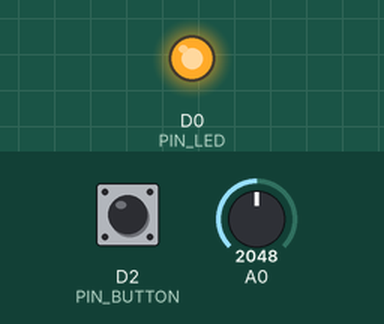
Recording of a sketch running on a simulated Particle Photon. Shown: output pins drawn as LEDs (lit = HIGH). The test bench sets the inputs (shaded band); at power-on: D2 (PIN_BUTTON) HIGH, A0 = 2048. EEPROM starts erased; pins used as bus, display or sensor lines are not drawn.

Above: at 1.9 s.
2.0 s: D2 (PIN_BUTTON) pulled LOW for 1.2 s
At 4.4 s:
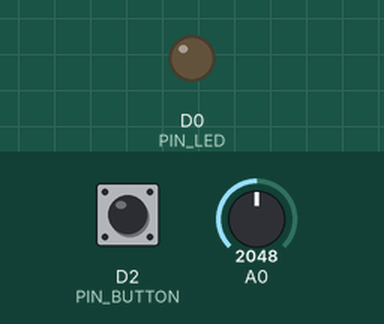
6.6 s: D2 (PIN_BUTTON) pulled LOW for 3.2 s
At 11.0 s:
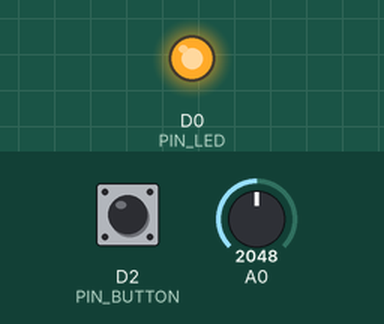
11.3 s: A0 set to 2284
13.4 s: A0 set to 2361
At 15.2 s:
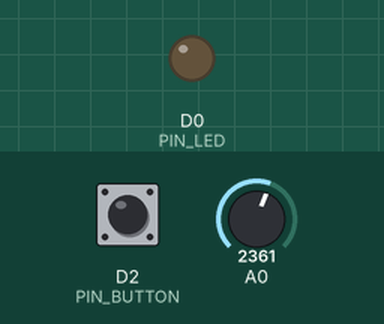
Timing chart, 0 to 16.7 s (numbered marks = the images above; inputs shaded):
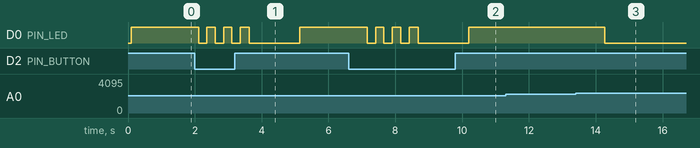

The sketch:

main.ino
```cpp
////////////////////////////////////////////////////////////////////////////////
// Pin Constants
////////////////////////////////////////////////////////////////////////////////
//
// The LED pin
const int PIN_LED = D0;
// The button pin
const int PIN_BUTTON = D2;
// The pin for moisture sensor power
const int PIN_MOISTURE_SENSOR_POWER = D3;


////////////////////////////////////////////////////////////////////////////////
// String constants
////////////////////////////////////////////////////////////////////////////////
//
const char *NAME_MOISTURE_SENSOR_VALUE = "moisture";
const char *NAME_MOISTURE_THRESHOLD = "moisture_threshold";
const char *NAME_MOISTURE_STATE = "state";
const char *VALUE_MOISTURE_DRY = "DRY";
const char *VALUE_MOISTURE_WET = "WET";
const char *WEBHOOK_FIREBASE_POST = "firebase-post-data";


////////////////////////////////////////////////////////////////////////////////
// Misc constants
////////////////////////////////////////////////////////////////////////////////
//
// The version indicator
const int VERSION = 315;
// The default moisture threshold
const int DEFAULT_MOISTURE_THRESHOLD = 1500;
// The address of the settings in EEPROM
const int ADDRESS_SETTINGS = 10;
// The allowance for the sensor readings
const int SENSOR_ALLOWANCE = 6; // 6%


////////////////////////////////////////////////////////////////////////////////
// Moisture state values
////////////////////////////////////////////////////////////////////////////////
//
// TODO: Use an enum for the moisture state
const int STATE_MOISTURE_DRY = 0;
const int STATE_MOISTURE_WET = 1;


////////////////////////////////////////////////////////////////////////////////
// Structures
////////////////////////////////////////////////////////////////////////////////
//
// A structure to hold settings
struct Settings {
    int version;
    int moistureThreshold;
};


////////////////////////////////////////////////////////////////////////////////
// Global variables
////////////////////////////////////////////////////////////////////////////////
//
// Get the initial state
int state = -1; // Initial state (unset)
// The moisture sensor value
int moistureSensorValue;
// The settings
Settings settings;


////////////////////////////////////////////////////////////////////////////////
// Public API
////////////////////////////////////////////////////////////////////////////////
/**
 * The setup loop. Configures the pins, gets settings and performs a reset if
 * requested. Also binds globals (moisture, threshold and state) for publish.
 *
 */
void setup() {
    // Setup the LED pin
    pinMode(PIN_LED, OUTPUT);
    digitalWrite(PIN_LED, LOW);

    // Setup the sensor power pin
    pinMode(PIN_MOISTURE_SENSOR_POWER, OUTPUT);
    digitalWrite(PIN_MOISTURE_SENSOR_POWER, LOW);

    // Setup the button pin
    pinMode(PIN_BUTTON, INPUT_PULLUP);


    // If the button is pressed during setup, reset the settings
    if (LOW == digitalRead(PIN_BUTTON)) {
        handleClearSettings();
    }


    // Get the settings from storage
    unpersistSettings();
    // Publish the threshold (for logging purposes)
    publishThreshold();


    // Bind variables for publishing
    //
    // Configure the moisture sensor variable to be published
    Particle.variable(NAME_MOISTURE_SENSOR_VALUE, &moistureSensorValue, INT);
    // Configure the moisture threshold variable to be published
    Particle.variable(NAME_MOISTURE_THRESHOLD, &settings.moistureThreshold, INT);
    // Configure the state variable to be published
    Particle.variable(NAME_MOISTURE_STATE, &state, INT);
}

/**
 * The main loop. Reads the moisture level, takes action on the level and
 * handles calibration requests.
 *
 */
void loop() {
    // Read the moisture value
    readMoistureValue();

    // Process the moisture value
    handleMoistureReading();


    // Set the LED status
    if (STATE_MOISTURE_DRY == state) {
        digitalWrite(PIN_LED, HIGH);
    } else {
        digitalWrite(PIN_LED, LOW);
    }


    // If the calibrate button is pressed, then recalibrate the moisture threshold
    if(LOW == digitalRead(PIN_BUTTON)) {
        // Remember to debounce (if not debounced at the end of the loop)
        handleSetMoistureThreshold();
    }

    // Sleep for one second
    //
    // This debounces the calibration button press and also is used to
    // give the moisture sensor a break
    delay(1000);
}


////////////////////////////////////////////////////////////////////////////////
// Private API / Helper functions
////////////////////////////////////////////////////////////////////////////////
//
/**
 * Blinks the LED.
 *
 * @param number the number of times to blink
 * @param interval the number of milliseconds to pause after each blink
 */
void blinkLED(int number, int interval) {
    for (int i=0; i<number; i++) {
        digitalWrite(PIN_LED, LOW);
        delay(interval);
        digitalWrite(PIN_LED, HIGH);
        delay(interval);
    }
}


////////////////////////////////////////////////////////////////////////////////
// Handler functions
//
/**
 * Clears the settings from storage.
 *
 */
void handleClearSettings() {
    // Blink the LED 5 times to indicate that settings are being cleared
    blinkLED(5, 250);
    // Clear the settings
    clearSettings();
    // Keep the light on as an indicator to the user
    delay(1500);
    // Blink the LED 10 times to indicate successful reset
    blinkLED(10, 250);
}

/**
 * Sets the moisture threshold. Blinks the LED 3 times to indicate to the user
 * that calibration is starting. Sets, saves and publishes the new value.
 *
 */
void handleSetMoistureThreshold() {
    // Blink the LED three times to indicate that the recalibrate request has
    // been recognized
    blinkLED(3, 250);

    // Set the current moisture value as the threshold
    settings.moistureThreshold = moistureSensorValue;

    // Save the new threshold
    persistSettings();

    // Publish the new threshold
    publishThreshold();

    // Finish by turning off the LED
    digitalWrite(PIN_LED, LOW);

    // Wait before resuming
    delay(500);
}

/**
 * Changes moisture state (if needed); doing so will publish a state change and
 * alter the LED status (on or off).
 *
 */
void handleMoistureReading() {

    if (-1 == state) {
        // There is no state; set the state to the current state
        state = moistureSensorValue < settings.moistureThreshold ? STATE_MOISTURE_DRY : STATE_MOISTURE_WET;;

        // Invoke a state change
        onStateChange();
    }

    // If the previous state is DRY AND the moisture sensor value is above the threshold + allowance
    else if (state != STATE_MOISTURE_WET && moistureSensorValue > settings.moistureThreshold + SENSOR_ALLOWANCE) {
        // Change state to WET
        state = STATE_MOISTURE_WET;

        // Invoke a state change
        onStateChange();
    }

    // If the previous state is WET AND the moisture sensor value is below the threshold - allowance
    else if (state != STATE_MOISTURE_DRY && moistureSensorValue < settings.moistureThreshold - SENSOR_ALLOWANCE) {
        // Change state to dry
        state = STATE_MOISTURE_DRY;

        // Invoke a state change
        onStateChange();
    }

}


////////////////////////////////////////////////////////////////////////////////
// Publish functions
//
/**
 * Publishes the threshold.
 *
 */
void publishThreshold() {
    char stringValue[40];
    sprintf(stringValue, "%d", settings.moistureThreshold);
    Particle.publish(NAME_MOISTURE_THRESHOLD, stringValue);
}

/**
 * Publishes the current state.
 *
 */
void publishCurrentState() {
    if (STATE_MOISTURE_DRY == state) {
        Particle.publish(NAME_MOISTURE_STATE, VALUE_MOISTURE_DRY);
    } else if (STATE_MOISTURE_WET == state) {
        Particle.publish(NAME_MOISTURE_STATE, VALUE_MOISTURE_WET);
    }
}

/**
 * Invoked on a state change (wet -> dry or dry -> wet or undefined -> some value).
 *
 */
void onStateChange() {
    // Publish the current state
    publishCurrentState();

    // Invoke the web hook
    //
    // The payload
    char payload[128];
    // Format the payload
    sprintf(
            payload,
            "{\"moisture\": \"%d\", \"state\": \"%s\", \"threshold\": %d}",
            moistureSensorValue,
            STATE_MOISTURE_DRY == state ? VALUE_MOISTURE_DRY : VALUE_MOISTURE_WET,
            settings.moistureThreshold
        );
    // Send the payload
    Particle.publish(WEBHOOK_FIREBASE_POST, payload);
}

////////////////////////////////////////////////////////////////////////////////
// Setting functions
////////////////////////////////////////////////////////////////////////////////
//
/**
 * Clears settings from storage.
 *
 */
void clearSettings() {
    EEPROM.clear();
}

/**
 * Saves settings to storage.
 *
 */
void persistSettings() {
    EEPROM.put(ADDRESS_SETTINGS, settings);
}

/**
 * Gets settings from storage. The settings will be copied to "settings".
 *
 */
void unpersistSettings() {
    EEPROM.get(ADDRESS_SETTINGS, settings);

    // If the version is -1, storage has not been set; save default values
    if (-1 == settings.version) {
        // There are no settings; set the default values
        Particle.publish("no settings found", "persisting default settings");
        // Create the settings
        settings = { VERSION, DEFAULT_MOISTURE_THRESHOLD };
        // Save the settings
        persistSettings();
    } else if (VERSION != settings.version) {
        // Add upgrade tasks here
        char title[75]; sprintf(title, "old version detected (%d)", settings.version);
        char message[75]; sprintf(message, "upgrading to new version (%d)", VERSION);

        // Publish an upgrade message
        Particle.publish(title, message);

        // Set the new version
        settings.version = VERSION;
        // Persist the new version
        persistSettings();
    }
}


////////////////////////////////////////////////////////////////////////////////
// Sensor functions
//
/**
 * Reads the moisture value. The value will be read into "moistureSensorValue".
 *
 */
void readMoistureValue() {
    // Turn on the sensor
    digitalWrite(PIN_MOISTURE_SENSOR_POWER, HIGH);

    // Give the sensor some time to turn on
    delay(10);

    // Read the value and store in the sensorValue global
    moistureSensorValue = map(analogRead(A0), 0, 4095, 0, 100);

    // Turn off the sensor
    digitalWrite(PIN_MOISTURE_SENSOR_POWER, LOW);
}
```

Measured:
- the behaviour switches between 2334 and 2335 on A0 (found by bisection; images 2 and 3)
- after the input at 2.0 s, D0 (PIN_LED): goes 3 × (LOW 0.25 s, HIGH 0.25 s), LOW 1.5 s, then HIGH, starting after 0.11 s
- after the input at 6.6 s, D0 (PIN_LED): goes 3 × (LOW 0.25 s, HIGH 0.25 s), LOW 1.5 s, then HIGH, starting after 0.56 s
- after the input at 11.3 s, every drawn part: stays the same
- after the input at 13.4 s, D0 (PIN_LED): HIGH → LOW after 0.87 s
